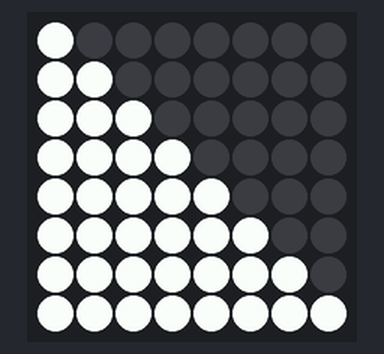
This program was run on a simulated Raspberry Pi (BCM pin numbers) with a Sense HAT. Parts: the Sense HAT's 8×8 RGB LED matrix. At 0.0 s the program stops and its outputs stay as they are.

Above: at 0.1 s.

The program:

setPixels.py
```python
from sense_hat import SenseHat
sense = SenseHat()

# Change rotation
sense.set_rotation(180)

# Define Colors
r = (255, 0 , 0)
g = (0, 255 , 0)
b = (0, 0, 255)

y = (255, 255, 0)
v = (255, 0, 255)
a = (0, 255, 255)

w = (255, 255, 255)
k = (0, 0, 0)

pixel_map = [
    w,k,k,k,k,k,k,k,
    w,w,k,k,k,k,k,k,
    w,w,w,k,k,k,k,k,
    w,w,w,w,k,k,k,k,
    w,w,w,w,w,k,k,k,
    w,w,w,w,w,w,k,k,
    w,w,w,w,w,w,w,k,
    w,w,w,w,w,w,w,w
]

sense.set_pixels(pixel_map)
```
